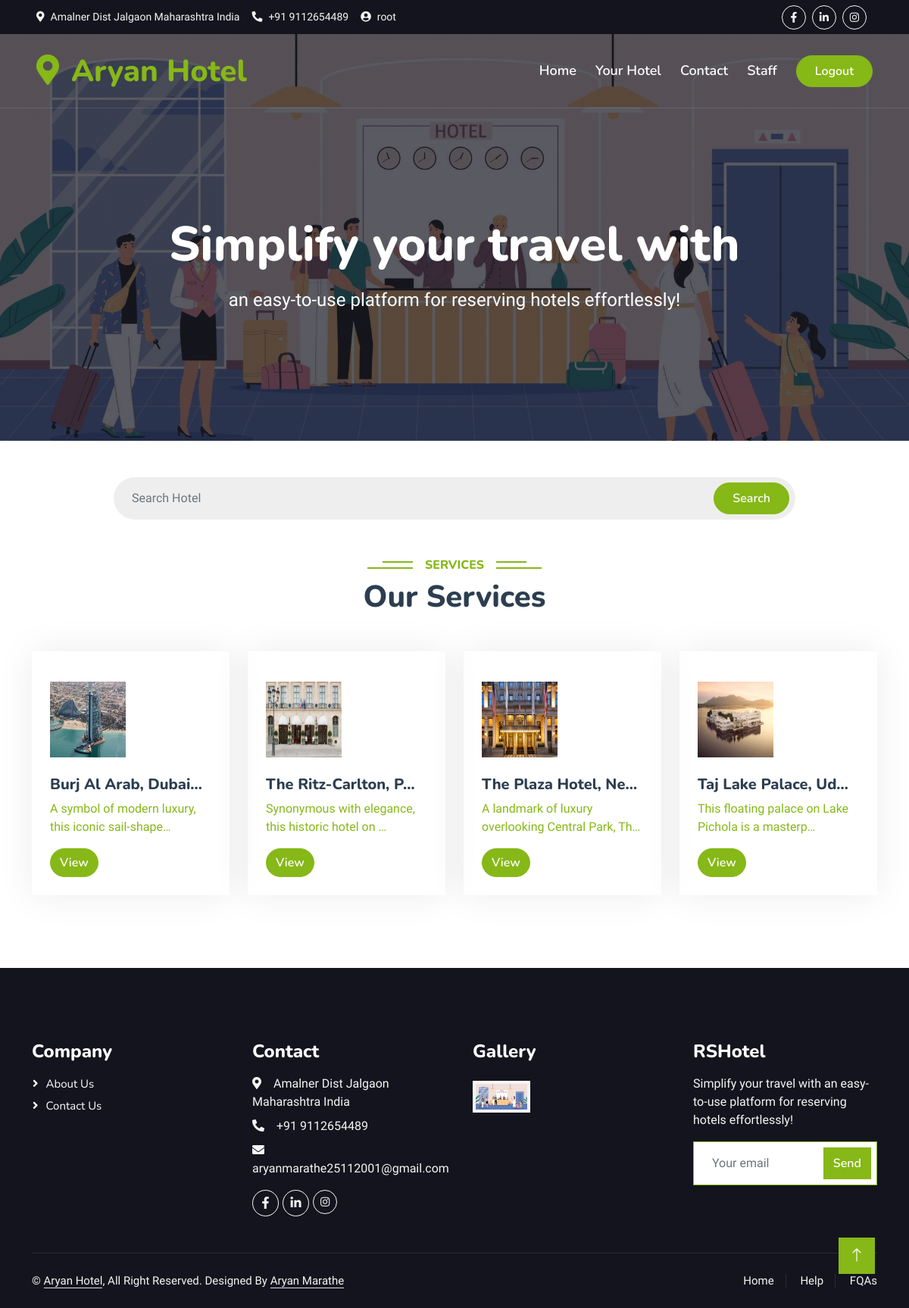
The app's page / (signed in) with its own data.
### home/models.py (models this page shows, shortened)
class Hotel(models.Model):
    hname = models.CharField(max_length=100)
    hdesc = models.TextField()

class Hotel_Image(models.Model):
    hotel = models.ForeignKey(Hotel, on_delete=models.CASCADE, related_name='paper_images')
    image = models.ImageField(upload_to='paper')

### home/views.py (the view)
# urls.py: path('', home, name='home'),
@login_required(login_url='login')
def home(request):
    hotels = Hotel.objects.all()
    if request.GET.get('search'):
        search = request.GET.get('search')
        hotels = Hotel.objects.filter(
        Q(hname__icontains = search)|
        Q(hdesc__icontains = search)
        )
    return render(request, 'index.html',{'hotels':hotels})

### home/templates/index.html (shortened to what this page needs)
{% extends "base.html" %}
{% block contant %}
<div class="position-relative w-75 mx-auto animated slideInDown">
    <form>
        <input class="form-control border-0 rounded-pill w-100 py-3 ps-4 pe-5" name="search" type="text"
            placeholder="Search Hotel">
        <button type="submit" class="btn btn-primary rounded-pill py-2 px-4 position-absolute top-0 end-0 me-2"
            style="margin-top: 7px;">Search</button>
    </form>
</div>
<div class="container-xxl py-5">
    <div class="container">
        <div class="text-center wow fadeInUp" data-wow-delay="0.1s">
            <h6 class="section-title bg-white text-center text-primary px-3">Services</h6>
            <h1 class="mb-5">Our Services</h1>
        </div>
        <div class="row g-4">
            {% for hotel in hotels %}
            <div class="col-lg-3 col-sm-6 wow fadeInUp" data-wow-delay="0.1s">
                <div class="service-item rounded pt-3">
                    <a href="{% url 'hotel_details' hotel.id %}">
                        <div class="p-4">
                            <img src="/media/{{ hotel.paper_images.first.image }}" class="fa-globe text-primary mb-4"
                                alt="{{ hotel.hname }}">
                            <h5>{{hotel.hname|truncatechars:20}}</h5>
                            <p>{{hotel.hdesc|truncatechars:50}}</p>
                            <a href="{% url 'hotel_details' hotel.id %}" class="btn btn-primary rounded-pill">View</a>
                        </div>
                    </a>
                </div>
            </div>
            {% endfor %}
        </div>
    </div>
</div>
{% endblock %}

### home/templates/base.html (shortened to what this page needs)
{% load static %}
<!DOCTYPE html>
<html lang="en">
<head>
    <link href="https://cdnjs.cloudflare.com/ajax/libs/font-awesome/5.10.0/css/all.min.css" rel="stylesheet">
    <link href="https://cdn.jsdelivr.net/npm/bootstrap-icons@1.4.1/font/bootstrap-icons.css" rel="stylesheet">
    <link href="{% static 'lib/animate/animate.min.css' %}" rel="stylesheet">
    <link href="{% static 'lib/owlcarousel/assets/owl.carousel.min.css' %}" rel="stylesheet">
    <link href="{% static 'lib/tempusdominus/css/tempusdominus-bootstrap-4.min.css' %}" rel="stylesheet" />
    <link href="{% static '/css/bootstrap.min.css' %}" rel="stylesheet">
    <link href="{% static '/css/style.css' %}" rel="stylesheet">
</head>
<body>
    <div class="container-fluid bg-dark px-5 d-none d-lg-block">
        <div class="row gx-0">
            <div class="col-lg-8 text-center text-lg-start mb-2 mb-lg-0">
                <div class="d-inline-flex align-items-center" style="height: 45px;">
                    <small class="me-3 text-light"><i class="fa fa-map-marker-alt me-2"></i>Amalner Dist Jalgaon Maharashtra India</small>
                    <small class="me-3 text-light"><i class="fa fa-phone-alt me-2"></i>+91 9112654489</small>
                    <small class="text-light"><i class="fa fa-user-circle me-2"></i>{{request.user.username}}</small>
                </div>
            </div>
            <div class="col-lg-4 text-center text-lg-end">
                <div class="d-inline-flex align-items-center" style="height: 45px;">
                    <a class="btn btn-sm btn-outline-light btn-sm-square rounded-circle me-2" href="https://www.facebook.com/rahullswami01"><i class="fab fa-facebook-f fw-normal"></i></a>
                    <a class="btn btn-sm btn-outline-light btn-sm-square rounded-circle me-2" href="https://www.linkedin.com/in/rahul-swami-aa4218300/"><i class="fab fa-linkedin-in fw-normal"></i></a>
                    <a class="btn btn-sm btn-outline-light btn-sm-square rounded-circle me-2" href="https://www.instagram.com/rahullswami_/"><i class="fab fa-instagram fw-normal"></i></a>
                </div>
            </div>
        </div>
    </div>
    <div class="container-fluid position-relative p-0">
        <nav class="navbar navbar-expand-lg navbar-light px-4 px-lg-5 py-3 py-lg-0">
            <a href="" class="navbar-brand p-0">
                <h1 class="text-primary m-0"><i class="fa fa-map-marker-alt me-3"></i>Aryan Hotel</h1>
            </a>
            <div class="collapse navbar-collapse" id="navbarCollapse">
                <div class="navbar-nav ms-auto py-0">
                    <a href="/" class="nav-item nav-link">Home</a>
                    <a href="{% url 'yourhotel' %}" class="nav-item nav-link">Your Hotel</a>
                    <a href="{% url 'contact' %}" class="nav-item nav-link">Contact</a>
                    <a href="/rshotelstaff/" class="nav-item nav-link">Staff</a>
                </div>
                <a href="{% url 'logout' %}" class="btn btn-primary rounded-pill py-2 px-4">Logout</a>
            </div>
        </nav>
        <div class="container-fluid bg-primary py-5 mb-5 hero-header">
            <div class="container py-5">
                <div class="row justify-content-center py-5">
                    <div class="col-lg-10 pt-lg-5 mt-lg-5 text-center">
                        <h1 class="display-3 text-white mb-3 animated slideInDown">Simplify your travel with </h1>
                        <p class="fs-4 text-white mb-4 animated slideInDown">an easy-to-use platform for reserving hotels effortlessly!</p>
                    </div>
                </div>
            </div>
        </div>
    </div>
{% block contant %}
{% endblock %}
      <div class="container-fluid bg-dark text-light footer pt-5 mt-5 wow fadeIn" data-wow-delay="0.1s">
        <div class="container py-5">
            <div class="row g-5">
                <div class="col-lg-3 col-md-6">
                    <h4 class="text-white mb-3">Company</h4>
                    <a class="btn btn-link" href="">About Us</a>
                    <a class="btn btn-link" href="">Contact Us</a>
                </div>
                <div class="col-lg-3 col-md-6">
                    <h4 class="text-white mb-3">Contact</h4>
                    <p class="mb-2"><i class="fa fa-map-marker-alt me-3"></i>Amalner Dist Jalgaon Maharashtra India</p>
                    <p class="mb-2"><i class="fa fa-phone-alt me-3"></i>+91 9112654489</p>
                    <p class="mb-2"><i class="fa fa-envelope me-3"></i>aryanmarathe25112001@gmail.com</p>
                    <div class="d-flex pt-2">
                        <a class="btn btn-outline-light btn-social" href="https://www.facebook.com/rahullswami01"><i class="fab fa-facebook-f"></i></a>
                        <a class="btn btn-outline-light btn-social" href="https://www.linkedin.com/in/rahul-swami-aa4218300/"><i class="fab fa-linkedin-in"></i></a>
                        <a class="btn btn-sm btn-outline-light btn-sm-square rounded-circle me-2" href="https://www.instagram_/"><i class="fab fa-instagram fw-normal"></i></a>
                    </div>
                </div>
                <div class="col-lg-3 col-md-6">
                    <h4 class="text-white mb-3">Gallery</h4>
                    <div class="row g-2 pt-2">
                        <div class="col-4">
                            <img class="img-fluid bg-light p-1" src="{% static '/img/bg-hero.jpg' %}" alt="">
                        </div>
                    </div>
                </div>
                <div class="col-lg-3 col-md-6">
                    <h4 class="text-white mb-3">RSHotel</h4>
                    <p>Simplify your travel with an easy-to-use platform for reserving hotels effortlessly!</p>
                    <div class="position-relative mx-auto" style="max-width: 400px;">
                        <input class="form-control border-primary w-100 py-3 ps-4 pe-5" type="text" placeholder="Your email">
                        <button type="button" class="btn btn-primary py-2 position-absolute top-0 end-0 mt-2 me-2">Send</button>
                    </div>
                </div>
            </div>
        </div>
        <div class="container">
            <div class="copyright">
                <div class="row">
                    <div class="col-md-6 text-center text-md-start mb-3 mb-md-0">
                        &copy; <a class="border-bottom" href="">Aryan Hotel</a>, All Right Reserved.
                        Designed By <a class="border-bottom" href="">Aryan Marathe</a>
                    </div>
                    <div class="col-md-6 text-center text-md-end">
                        <div class="footer-menu">
                            <a href="/">Home</a>
                            <a href="/">Help</a>
                            <a href="/">FQAs</a>
                        </div>
                    </div>
                </div>
            </div>
        </div>
    </div>
    <a href="#" class="btn btn-lg btn-primary btn-lg-square back-to-top"><i class="bi bi-arrow-up"></i></a>
</body>
</html>

### home/static/css/style.css (style rules this page uses)
:root { --primary: #86B817; --secondary: #FE8800; --light: #F5F5F5; --dark: #14141F; }
.back-to-top { position: fixed; display: none; right: 45px; bottom: 45px; z-index: 99; }
.btn { font-family: 'Nunito', sans-serif; font-weight: 600; transition: .5s; }
.btn.btn-primary, .btn.btn-secondary { color: #FFFFFF; }
.btn-sm-square { width: 32px; height: 32px; }
.btn-lg-square { width: 48px; height: 48px; }
.btn-square, .btn-sm-square, .btn-lg-square { padding: 0; display: flex; align-items: center; justify-content: center; font-weight: normal; border-radius: 0px; }
.navbar-light .navbar-nav .nav-link { font-family: 'Nunito', sans-serif; position: relative; margin-right: 25px; padding: 35px 0; color: #FFFFFF !important; font-size: 18px; font-weight: 600; outline: none; transition: .5s; }
@media (min-width: 992px) { .navbar-light { position: absolute; width: 100%; top: 0; left: 0; border-bottom: 1px solid rgba(256, 256, 256, .1); z-index: 999; } }
@media (min-width: 992px) { .navbar-light .navbar-nav .nav-link::before { position: absolute; content: ""; width: 0; height: 2px; bottom: -1px; left: 50%; background: var(--primary); transition: .5s; } }
.hero-header { background: linear-gradient(rgba(20, 20, 31, .7), rgba(20, 20, 31, .7)), url(../img/bg-hero.jpg); background-position: center center; background-repeat: no-repeat; background-size: cover; }
.section-title { position: relative; display: inline-block; text-transform: uppercase; }
.section-title::before { position: absolute; content: ""; width: calc(100% + 80px); height: 2px; top: 4px; left: -40px; background: var(--primary); z-index: -1; }
.section-title::after { position: absolute; content: ""; width: calc(100% + 120px); height: 2px; bottom: 5px; left: -60px; background: var(--primary); z-index: -1; }
.service-item { box-shadow: 0 0 45px rgba(0, 0, 0, .08); transition: .5s; }
.service-item * { transition: .5s; }
.footer .btn.btn-social { margin-right: 5px; width: 35px; height: 35px; display: flex; align-items: center; justify-content: center; color: var(--light); font-weight: normal; border: 1px solid #FFFFFF; border-radius: 35px; transition: .3s; }
.footer .btn.btn-link { display: block; margin-bottom: 5px; padding: 0; text-align: left; color: #FFFFFF; font-size: 15px; font-weight: normal; text-transform: capitalize; transition: .3s; }
.footer .btn.btn-link::before { position: relative; content: "\f105"; font-family: "Font Awesome 5 Free"; font-weight: 900; margin-right: 10px; }
.footer .copyright { padding: 25px 0; font-size: 15px; border-top: 1px solid rgba(256, 256, 256, .1); }
.footer .copyright a { color: var(--light); }
.footer .footer-menu a { margin-right: 15px; padding-right: 15px; border-right: 1px solid rgba(255, 255, 255, .1); }
.footer .footer-menu a:last-child { margin-right: 0; padding-right: 0; border-right: none; }

### home/templates/index.html (style rules this page uses)
.service-item .p-4 img { width: 100px; height: 100px; }
.slideInDown input { background-color: rgb(238, 238, 238); }

### records on screen
Hotel: paper_images.first.image (picture), hname "Burj Al Arab, Dubai…", hdesc "A symbol of modern luxury, this iconic sail-shape…"
Hotel: paper_images.first.image (picture), hname "The Ritz-Carlton, P…", hdesc "Synonymous with elegance, this historic hotel on …"
Hotel: paper_images.first.image (picture), hname "The Plaza Hotel, Ne…", hdesc "A landmark of luxury overlooking Central Park, Th…"
Hotel: paper_images.first.image (picture), hname "Taj Lake Palace, Ud…", hdesc "This floating palace on Lake Pichola is a masterp…"

### other values on screen
{{ request.user.username }} "root"
